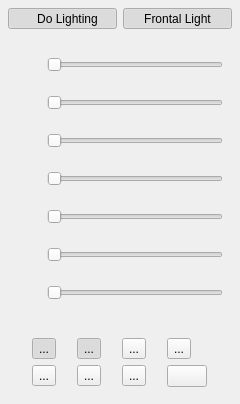
<?xml version="1.0" encoding="UTF-8"?>
<ui version="4.0">
 <class>LightingWidget</class>
 <widget class="QWidget" name="LightingWidget">
  <property name="geometry">
   <rect>
    <x>0</x>
    <y>0</y>
    <width>240</width>
    <height>404</height>
   </rect>
  </property>
  <layout class="QVBoxLayout" name="verticalLayout">
   <property name="leftMargin">
    <number>8</number>
   </property>
   <property name="topMargin">
    <number>8</number>
   </property>
   <property name="rightMargin">
    <number>8</number>
   </property>
   <property name="bottomMargin">
    <number>8</number>
   </property>
   <item>
    <widget class="QFrame" name="frame">
     <property name="sizePolicy">
      <sizepolicy hsizetype="Preferred" vsizetype="Maximum">
       <horstretch>0</horstretch>
       <verstretch>0</verstretch>
      </sizepolicy>
     </property>
     <layout class="QHBoxLayout" name="horizontalLayout">
      <property name="leftMargin">
       <number>0</number>
      </property>
      <property name="topMargin">
       <number>0</number>
      </property>
      <property name="rightMargin">
       <number>0</number>
      </property>
      <property name="bottomMargin">
       <number>0</number>
      </property>
      <item>
       <widget class="QToolButton" name="btnLighting">
        <property name="sizePolicy">
         <sizepolicy hsizetype="Preferred" vsizetype="Preferred">
          <horstretch>0</horstretch>
          <verstretch>0</verstretch>
         </sizepolicy>
        </property>
        <property name="text">
         <string>   Do Lighting</string>
        </property>
        <property name="icon">
         <iconset resource="../../../res/nifskope.qrc">
          <normaloff>:/btn/bulbOff</normaloff>
          <normalon>:/btn/bulb</normalon>:/btn/bulbOff</iconset>
        </property>
        <property name="iconSize">
         <size>
          <width>24</width>
          <height>24</height>
         </size>
        </property>
        <property name="checkable">
         <bool>true</bool>
        </property>
        <property name="checked">
         <bool>true</bool>
        </property>
        <property name="toolButtonStyle">
         <enum>Qt::ToolButtonTextBesideIcon</enum>
        </property>
       </widget>
      </item>
      <item>
       <widget class="QToolButton" name="btnFrontal">
        <property name="sizePolicy">
         <sizepolicy hsizetype="Preferred" vsizetype="Preferred">
          <horstretch>0</horstretch>
          <verstretch>0</verstretch>
         </sizepolicy>
        </property>
        <property name="text">
         <string>Frontal Light</string>
        </property>
        <property name="checkable">
         <bool>true</bool>
        </property>
        <property name="checked">
         <bool>true</bool>
        </property>
       </widget>
      </item>
     </layout>
    </widget>
   </item>
   <item>
    <widget class="QFrame" name="frame_2">
     <layout class="QGridLayout" name="gridLayout">
      <item row="0" column="1">
       <widget class="QSlider" name="sldDirectional">
        <property name="orientation">
         <enum>Qt::Horizontal</enum>
        </property>
       </widget>
      </item>
      <item row="1" column="1">
       <widget class="QSlider" name="sldLightColor">
        <property name="orientation">
         <enum>Qt::Horizontal</enum>
        </property>
       </widget>
      </item>
      <item row="2" column="1">
       <widget class="QSlider" name="sldAmbient">
        <property name="orientation">
         <enum>Qt::Horizontal</enum>
        </property>
       </widget>
      </item>
      <item row="3" column="1">
       <widget class="QSlider" name="sldDeclination">
        <property name="orientation">
         <enum>Qt::Horizontal</enum>
        </property>
       </widget>
      </item>
      <item row="4" column="1">
       <widget class="QSlider" name="sldPlanarAngle">
        <property name="orientation">
         <enum>Qt::Horizontal</enum>
        </property>
       </widget>
      </item>
      <item row="5" column="1">
       <widget class="QSlider" name="sldLightScale">
        <property name="orientation">
         <enum>Qt::Horizontal</enum>
        </property>
       </widget>
      </item>
      <item row="6" column="1">
       <widget class="QSlider" name="sldToneMapping">
        <property name="orientation">
         <enum>Qt::Horizontal</enum>
        </property>
       </widget>
      </item>
      <item row="0" column="0">
       <widget class="QPushButton" name="btnDirectional">
        <property name="maximumSize">
         <size>
          <width>24</width>
          <height>24</height>
         </size>
        </property>
        <property name="text">
         <string/>
        </property>
        <property name="icon">
         <iconset resource="../../../res/nifskope.qrc">
          <normaloff>:/btn/sun</normaloff>:/btn/sun</iconset>
        </property>
        <property name="iconSize">
         <size>
          <width>18</width>
          <height>18</height>
         </size>
        </property>
        <property name="flat">
         <bool>true</bool>
        </property>
       </widget>
      </item>
      <item row="1" column="0">
       <widget class="QPushButton" name="btnLightColor">
        <property name="maximumSize">
         <size>
          <width>24</width>
          <height>24</height>
         </size>
        </property>
        <property name="text">
         <string/>
        </property>
        <property name="icon">
         <iconset resource="../../../res/nifskope.qrc">
          <normaloff>:/btn/lightcolor</normaloff>:/btn/lightcolor</iconset>
        </property>
        <property name="iconSize">
         <size>
          <width>18</width>
          <height>18</height>
         </size>
        </property>
        <property name="flat">
         <bool>true</bool>
        </property>
       </widget>
      </item>
      <item row="2" column="0">
       <widget class="QPushButton" name="btnAmbient">
        <property name="maximumSize">
         <size>
          <width>24</width>
          <height>24</height>
         </size>
        </property>
        <property name="text">
         <string/>
        </property>
        <property name="icon">
         <iconset resource="../../../res/nifskope.qrc">
          <normaloff>:/btn/cloud</normaloff>:/btn/cloud</iconset>
        </property>
        <property name="iconSize">
         <size>
          <width>18</width>
          <height>18</height>
         </size>
        </property>
        <property name="flat">
         <bool>true</bool>
        </property>
       </widget>
      </item>
      <item row="3" column="0">
       <widget class="QPushButton" name="btnDeclination">
        <property name="maximumSize">
         <size>
          <width>24</width>
          <height>24</height>
         </size>
        </property>
        <property name="text">
         <string/>
        </property>
        <property name="icon">
         <iconset resource="../../../res/nifskope.qrc">
          <normaloff>:/btn/lightVertical</normaloff>:/btn/lightVertical</iconset>
        </property>
        <property name="iconSize">
         <size>
          <width>18</width>
          <height>18</height>
         </size>
        </property>
        <property name="flat">
         <bool>true</bool>
        </property>
       </widget>
      </item>
      <item row="4" column="0">
       <widget class="QPushButton" name="btnPlanarAngle">
        <property name="maximumSize">
         <size>
          <width>24</width>
          <height>24</height>
         </size>
        </property>
        <property name="text">
         <string/>
        </property>
        <property name="icon">
         <iconset resource="../../../res/nifskope.qrc">
          <normaloff>:/btn/lightHorizontal</normaloff>:/btn/lightHorizontal</iconset>
        </property>
        <property name="iconSize">
         <size>
          <width>18</width>
          <height>18</height>
         </size>
        </property>
        <property name="flat">
         <bool>true</bool>
        </property>
       </widget>
      </item>
      <item row="5" column="0">
       <widget class="QPushButton" name="btnLightScale">
        <property name="maximumSize">
         <size>
          <width>24</width>
          <height>24</height>
         </size>
        </property>
        <property name="text">
         <string/>
        </property>
        <property name="icon">
         <iconset resource="../../../res/nifskope.qrc">
          <normaloff>:/btn/light</normaloff>:/btn/light</iconset>
        </property>
        <property name="iconSize">
         <size>
          <width>18</width>
          <height>18</height>
         </size>
        </property>
        <property name="flat">
         <bool>true</bool>
        </property>
       </widget>
      </item>
      <item row="6" column="0">
       <widget class="QPushButton" name="btnToneMapping">
        <property name="maximumSize">
         <size>
          <width>24</width>
          <height>24</height>
         </size>
        </property>
        <property name="text">
         <string/>
        </property>
        <property name="icon">
         <iconset resource="../../../res/nifskope.qrc">
          <normaloff>:/btn/tonemap</normaloff>:/btn/tonemap</iconset>
        </property>
        <property name="iconSize">
         <size>
          <width>18</width>
          <height>18</height>
         </size>
        </property>
        <property name="flat">
         <bool>true</bool>
        </property>
       </widget>
      </item>
     </layout>
    </widget>
   </item>
   <item>
    <widget class="QFrame" name="frame_3">
     <property name="sizePolicy">
      <sizepolicy hsizetype="Preferred" vsizetype="Maximum">
       <horstretch>0</horstretch>
       <verstretch>0</verstretch>
      </sizepolicy>
     </property>
     <layout class="QGridLayout" name="gridLayout_2">
      <item row="0" column="1">
       <widget class="QToolButton" name="btnVertexColors">
        <property name="text">
         <string>...</string>
        </property>
        <property name="iconSize">
         <size>
          <width>36</width>
          <height>36</height>
         </size>
        </property>
        <property name="checkable">
         <bool>true</bool>
        </property>
        <property name="checked">
         <bool>true</bool>
        </property>
       </widget>
      </item>
      <item row="0" column="0">
       <widget class="QToolButton" name="btnTextures">
        <property name="text">
         <string>...</string>
        </property>
        <property name="iconSize">
         <size>
          <width>36</width>
          <height>36</height>
         </size>
        </property>
        <property name="checkable">
         <bool>true</bool>
        </property>
        <property name="checked">
         <bool>true</bool>
        </property>
       </widget>
      </item>
      <item row="0" column="2">
       <widget class="QToolButton" name="btnSpecular">
        <property name="text">
         <string>...</string>
        </property>
        <property name="iconSize">
         <size>
          <width>36</width>
          <height>36</height>
         </size>
        </property>
       </widget>
      </item>
      <item row="0" column="3">
       <widget class="QToolButton" name="btnCubemap">
        <property name="text">
         <string>...</string>
        </property>
        <property name="iconSize">
         <size>
          <width>36</width>
          <height>36</height>
         </size>
        </property>
       </widget>
      </item>
      <item row="1" column="2">
       <widget class="QToolButton" name="btnSilhouette">
        <property name="text">
         <string>...</string>
        </property>
        <property name="iconSize">
         <size>
          <width>36</width>
          <height>36</height>
         </size>
        </property>
        <property name="checkable">
         <bool>true</bool>
        </property>
       </widget>
      </item>
      <item row="1" column="1">
       <widget class="QToolButton" name="btnLightingOnly">
        <property name="text">
         <string>...</string>
        </property>
        <property name="iconSize">
         <size>
          <width>36</width>
          <height>36</height>
         </size>
        </property>
        <property name="checkable">
         <bool>true</bool>
        </property>
       </widget>
      </item>
      <item row="1" column="0">
       <widget class="QToolButton" name="btnGlow">
        <property name="text">
         <string>...</string>
        </property>
        <property name="iconSize">
         <size>
          <width>36</width>
          <height>36</height>
         </size>
        </property>
       </widget>
      </item>
      <item row="1" column="3">
       <widget class="QPushButton" name="btnLoadCubeMap">
        <property name="text">
         <string/>
        </property>
        <property name="icon">
         <iconset resource="../../../res/nifskope.qrc">
          <normaloff>:/btn/load</normaloff>:/btn/load</iconset>
        </property>
        <property name="iconSize">
         <size>
          <width>36</width>
          <height>36</height>
         </size>
        </property>
       </widget>
      </item>
     </layout>
    </widget>
   </item>
  </layout>
 </widget>
 <resources>
  <include location="../../../res/nifskope.qrc"/>
 </resources>
 <connections/>
</ui>
